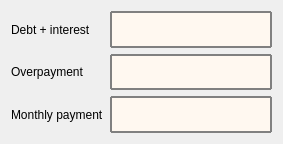
<?xml version="1.0" encoding="UTF-8"?>
<ui version="4.0">
 <class>Credit</class>
 <widget class="QDialog" name="Credit">
  <property name="geometry">
   <rect>
    <x>0</x>
    <y>0</y>
    <width>283</width>
    <height>144</height>
   </rect>
  </property>
  <property name="windowTitle">
   <string>Credit_annuity</string>
  </property>
  <layout class="QGridLayout" name="gridLayout">
   <item row="0" column="0">
    <widget class="QLabel" name="label_3">
     <property name="text">
      <string>Debt + interest</string>
     </property>
    </widget>
   </item>
   <item row="0" column="1">
    <widget class="QLineEdit" name="lineEdit_sum">
     <property name="sizePolicy">
      <sizepolicy hsizetype="Expanding" vsizetype="Expanding">
       <horstretch>0</horstretch>
       <verstretch>0</verstretch>
      </sizepolicy>
     </property>
     <property name="minimumSize">
      <size>
       <width>70</width>
       <height>20</height>
      </size>
     </property>
     <property name="sizeIncrement">
      <size>
       <width>0</width>
       <height>0</height>
      </size>
     </property>
     <property name="styleSheet">
      <string notr="true">QLineEdit {
    border: 2px solid gray;
    border-radius: 1px;
    padding: 0 8px;
    background: #FFF8F0;
    selection-background-color: darkgray;
}</string>
     </property>
     <property name="text">
      <string/>
     </property>
     <property name="readOnly">
      <bool>true</bool>
     </property>
    </widget>
   </item>
   <item row="1" column="0">
    <widget class="QLabel" name="label">
     <property name="text">
      <string>Overpayment</string>
     </property>
    </widget>
   </item>
   <item row="1" column="1">
    <widget class="QLineEdit" name="lineEdit_over_pay">
     <property name="sizePolicy">
      <sizepolicy hsizetype="Expanding" vsizetype="Expanding">
       <horstretch>0</horstretch>
       <verstretch>0</verstretch>
      </sizepolicy>
     </property>
     <property name="minimumSize">
      <size>
       <width>70</width>
       <height>20</height>
      </size>
     </property>
     <property name="sizeIncrement">
      <size>
       <width>0</width>
       <height>0</height>
      </size>
     </property>
     <property name="styleSheet">
      <string notr="true">QLineEdit {
    border: 2px solid gray;
    border-radius: 1px;
    padding: 0 8px;
    background: #FFF8F0;
    selection-background-color: darkgray;
}</string>
     </property>
     <property name="text">
      <string/>
     </property>
     <property name="readOnly">
      <bool>true</bool>
     </property>
    </widget>
   </item>
   <item row="2" column="0">
    <widget class="QLabel" name="label_2">
     <property name="text">
      <string>Monthly payment</string>
     </property>
    </widget>
   </item>
   <item row="2" column="1">
    <widget class="QLineEdit" name="lineEdit_month_pay">
     <property name="sizePolicy">
      <sizepolicy hsizetype="Expanding" vsizetype="Expanding">
       <horstretch>0</horstretch>
       <verstretch>0</verstretch>
      </sizepolicy>
     </property>
     <property name="minimumSize">
      <size>
       <width>70</width>
       <height>20</height>
      </size>
     </property>
     <property name="sizeIncrement">
      <size>
       <width>0</width>
       <height>0</height>
      </size>
     </property>
     <property name="styleSheet">
      <string notr="true">QLineEdit {
    border: 2px solid gray;
    border-radius: 1px;
    padding: 0 8px;
    background: #FFF8F0;
    selection-background-color: darkgray;
}</string>
     </property>
     <property name="text">
      <string/>
     </property>
     <property name="readOnly">
      <bool>true</bool>
     </property>
    </widget>
   </item>
  </layout>
 </widget>
 <resources/>
 <connections/>
</ui>
